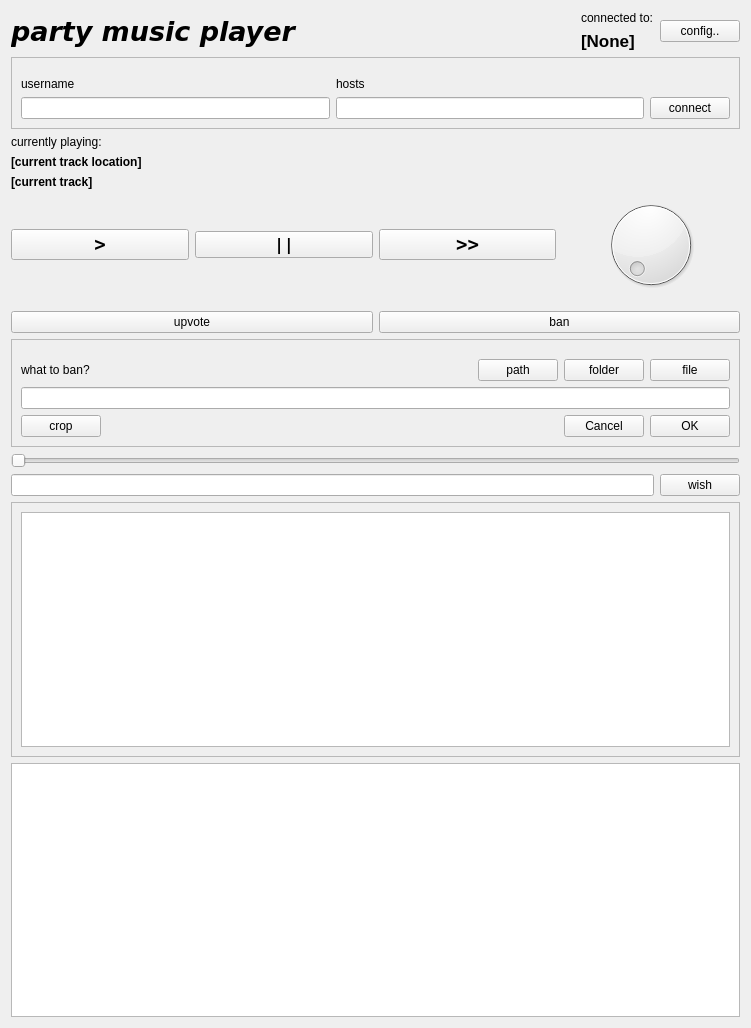
<?xml version="1.0" encoding="UTF-8"?>
<ui version="4.0">
 <class>Form</class>
 <widget class="QWidget" name="Form">
  <property name="geometry">
   <rect>
    <x>0</x>
    <y>0</y>
    <width>751</width>
    <height>1028</height>
   </rect>
  </property>
  <property name="windowTitle">
   <string>rrplayer</string>
  </property>
  <layout class="QGridLayout" name="gridLayout_2">
   <item row="0" column="0">
    <layout class="QVBoxLayout" name="verticalLayout">
     <item>
      <layout class="QHBoxLayout" name="horizontalLayout_5">
       <item>
        <widget class="QLabel" name="label">
         <property name="font">
          <font>
           <family>DejaVu Sans</family>
           <pointsize>20</pointsize>
           <weight>75</weight>
           <italic>true</italic>
           <bold>true</bold>
          </font>
         </property>
         <property name="text">
          <string>party music player</string>
         </property>
        </widget>
       </item>
       <item>
        <spacer name="horizontalSpacer_2">
         <property name="orientation">
          <enum>Qt::Horizontal</enum>
         </property>
         <property name="sizeHint" stdset="0">
          <size>
           <width>40</width>
           <height>20</height>
          </size>
         </property>
        </spacer>
       </item>
       <item>
        <layout class="QVBoxLayout" name="verticalLayout_5">
         <item>
          <widget class="QLabel" name="label_3">
           <property name="text">
            <string>connected to:</string>
           </property>
          </widget>
         </item>
         <item>
          <widget class="QLabel" name="lbl_host">
           <property name="font">
            <font>
             <pointsize>13</pointsize>
             <weight>75</weight>
             <bold>true</bold>
            </font>
           </property>
           <property name="text">
            <string>[None]</string>
           </property>
          </widget>
         </item>
        </layout>
       </item>
       <item>
        <widget class="QPushButton" name="pb_config">
         <property name="text">
          <string>config..</string>
         </property>
        </widget>
       </item>
      </layout>
     </item>
     <item>
      <widget class="QFrame" name="frm_credentials">
       <property name="frameShape">
        <enum>QFrame::StyledPanel</enum>
       </property>
       <property name="frameShadow">
        <enum>QFrame::Raised</enum>
       </property>
       <layout class="QVBoxLayout" name="verticalLayout_4">
        <item>
         <layout class="QGridLayout" name="gridLayout">
          <property name="topMargin">
           <number>10</number>
          </property>
          <item row="1" column="2">
           <widget class="QPushButton" name="pb_connect">
            <property name="text">
             <string>connect</string>
            </property>
           </widget>
          </item>
          <item row="1" column="1">
           <widget class="QLineEdit" name="txt_hostnames"/>
          </item>
          <item row="1" column="0">
           <widget class="QLineEdit" name="txt_username"/>
          </item>
          <item row="0" column="0">
           <widget class="QLabel" name="label_5">
            <property name="text">
             <string>username</string>
            </property>
           </widget>
          </item>
          <item row="0" column="1">
           <widget class="QLabel" name="label_6">
            <property name="text">
             <string>hosts</string>
            </property>
           </widget>
          </item>
         </layout>
        </item>
       </layout>
      </widget>
     </item>
     <item>
      <widget class="QLabel" name="label_2">
       <property name="text">
        <string>currently playing:</string>
       </property>
      </widget>
     </item>
     <item>
      <widget class="QLabel" name="lbl_current_track_location">
       <property name="sizePolicy">
        <sizepolicy hsizetype="Ignored" vsizetype="Fixed">
         <horstretch>0</horstretch>
         <verstretch>0</verstretch>
        </sizepolicy>
       </property>
       <property name="font">
        <font>
         <weight>75</weight>
         <bold>true</bold>
        </font>
       </property>
       <property name="text">
        <string>[current track location]</string>
       </property>
      </widget>
     </item>
     <item>
      <widget class="QLabel" name="lbl_current_track">
       <property name="sizePolicy">
        <sizepolicy hsizetype="Ignored" vsizetype="Fixed">
         <horstretch>0</horstretch>
         <verstretch>0</verstretch>
        </sizepolicy>
       </property>
       <property name="font">
        <font>
         <weight>75</weight>
         <bold>true</bold>
        </font>
       </property>
       <property name="text">
        <string>[current track]</string>
       </property>
       <property name="wordWrap">
        <bool>false</bool>
       </property>
      </widget>
     </item>
     <item>
      <layout class="QHBoxLayout" name="horizontalLayout_2">
       <item>
        <widget class="QPushButton" name="pb_play">
         <property name="font">
          <font>
           <family>DejaVu Sans Mono</family>
           <pointsize>14</pointsize>
           <weight>75</weight>
           <bold>true</bold>
          </font>
         </property>
         <property name="text">
          <string>&gt;</string>
         </property>
        </widget>
       </item>
       <item>
        <widget class="QPushButton" name="pb_pause">
         <property name="font">
          <font>
           <family>DejaVu Sans Mono</family>
           <pointsize>12</pointsize>
           <weight>75</weight>
           <bold>true</bold>
          </font>
         </property>
         <property name="text">
          <string>||</string>
         </property>
        </widget>
       </item>
       <item>
        <widget class="QPushButton" name="pb_skip">
         <property name="font">
          <font>
           <family>DejaVu Sans Mono</family>
           <pointsize>14</pointsize>
           <weight>75</weight>
           <bold>true</bold>
          </font>
         </property>
         <property name="text">
          <string>&gt;&gt;</string>
         </property>
        </widget>
       </item>
       <item>
        <widget class="QDial" name="d_volume">
         <property name="maximum">
          <number>100</number>
         </property>
        </widget>
       </item>
      </layout>
     </item>
     <item>
      <layout class="QHBoxLayout" name="horizontalLayout_3">
       <property name="topMargin">
        <number>10</number>
       </property>
       <item>
        <widget class="QPushButton" name="pb_upvote">
         <property name="text">
          <string>upvote</string>
         </property>
        </widget>
       </item>
       <item>
        <widget class="QPushButton" name="pb_ban">
         <property name="text">
          <string>ban</string>
         </property>
        </widget>
       </item>
      </layout>
     </item>
     <item>
      <widget class="QFrame" name="frm_ban">
       <property name="frameShape">
        <enum>QFrame::StyledPanel</enum>
       </property>
       <property name="frameShadow">
        <enum>QFrame::Raised</enum>
       </property>
       <layout class="QVBoxLayout" name="verticalLayout_2">
        <item>
         <layout class="QHBoxLayout" name="horizontalLayout_6">
          <property name="topMargin">
           <number>10</number>
          </property>
          <item>
           <widget class="QLabel" name="label_4">
            <property name="text">
             <string>what to ban?</string>
            </property>
           </widget>
          </item>
          <item>
           <spacer name="horizontalSpacer_3">
            <property name="orientation">
             <enum>Qt::Horizontal</enum>
            </property>
            <property name="sizeHint" stdset="0">
             <size>
              <width>40</width>
              <height>20</height>
             </size>
            </property>
           </spacer>
          </item>
          <item>
           <widget class="QPushButton" name="pb_ban_path">
            <property name="text">
             <string>path</string>
            </property>
           </widget>
          </item>
          <item>
           <widget class="QPushButton" name="pb_ban_folder">
            <property name="text">
             <string>folder</string>
            </property>
           </widget>
          </item>
          <item>
           <widget class="QPushButton" name="pb_ban_file">
            <property name="text">
             <string>file</string>
            </property>
           </widget>
          </item>
         </layout>
        </item>
        <item>
         <widget class="QLineEdit" name="txt_ban_substring"/>
        </item>
        <item>
         <layout class="QHBoxLayout" name="horizontalLayout_4">
          <item>
           <widget class="QPushButton" name="pb_ban_crop">
            <property name="text">
             <string>crop</string>
            </property>
           </widget>
          </item>
          <item>
           <spacer name="horizontalSpacer">
            <property name="orientation">
             <enum>Qt::Horizontal</enum>
            </property>
            <property name="sizeHint" stdset="0">
             <size>
              <width>40</width>
              <height>20</height>
             </size>
            </property>
           </spacer>
          </item>
          <item>
           <widget class="QPushButton" name="pb_ban_cancel">
            <property name="text">
             <string>Cancel</string>
            </property>
           </widget>
          </item>
          <item>
           <widget class="QPushButton" name="pb_ban_ok">
            <property name="text">
             <string>OK</string>
            </property>
           </widget>
          </item>
         </layout>
        </item>
       </layout>
      </widget>
     </item>
     <item>
      <widget class="QSlider" name="hs_position">
       <property name="orientation">
        <enum>Qt::Horizontal</enum>
       </property>
      </widget>
     </item>
     <item>
      <layout class="QHBoxLayout" name="horizontalLayout">
       <item>
        <widget class="QLineEdit" name="txt_search_or_add"/>
       </item>
       <item>
        <widget class="QPushButton" name="pb_add">
         <property name="text">
          <string>wish</string>
         </property>
        </widget>
       </item>
      </layout>
     </item>
     <item>
      <widget class="QFrame" name="frm_search_result">
       <property name="minimumSize">
        <size>
         <width>0</width>
         <height>200</height>
        </size>
       </property>
       <property name="frameShape">
        <enum>QFrame::StyledPanel</enum>
       </property>
       <property name="frameShadow">
        <enum>QFrame::Raised</enum>
       </property>
       <layout class="QVBoxLayout" name="verticalLayout_3">
        <item>
         <widget class="QListWidget" name="lst_result"/>
        </item>
       </layout>
      </widget>
     </item>
     <item>
      <widget class="QListWidget" name="lst_messages">
       <property name="font">
        <font>
         <family>Source Code Pro</family>
         <pointsize>9</pointsize>
        </font>
       </property>
      </widget>
     </item>
    </layout>
   </item>
  </layout>
 </widget>
 <resources/>
 <connections/>
</ui>
